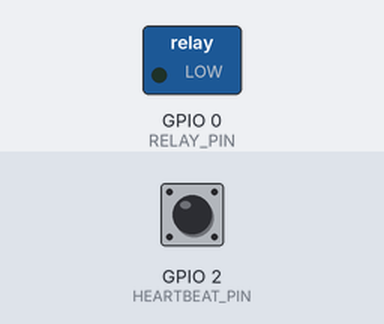
The sketch below on a simulated ESP8266 (NodeMCU). Parts: switched loads named in the sketch (green lamp = pin HIGH). The inputs (shaded band) are chosen by the test bench; at power-on: GPIO 2 (HEARTBEAT_PIN) LOW.

Above: at 1.4 s.
1.5 s: GPIO 2 (HEARTBEAT_PIN) pulsed HIGH 5 times (0.12 s each, 0.3 s apart)
At 3.2 s:
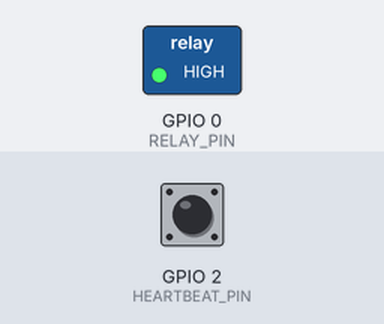
Timing chart, 0 to 10.2 s (numbered marks = the images above; inputs shaded):
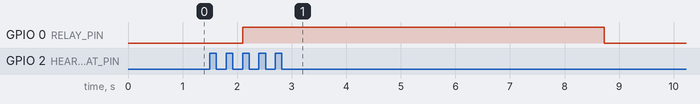

The sketch:

esp01s_watchdog.ino
```cpp
// (licence header left out)
// ============================================================================
// ПИНЫ ESP-01S
// ============================================================================
// На модуле ESP-01S доступно всего 4 пина:
//   GPIO0 — используется как выход управления реле
//   GPIO2 — используется как вход heartbeat от FLOOK32
//   TX/RX — не используются (зарезервированы для прошивки)

#define HEARTBEAT_PIN 2         // Вход heartbeat сигнала от FLOOK32 (GPIO26 ESP32 → GPIO2 ESP-01S)
#define RELAY_PIN 0             // Выход управления реле (LOW = выкл, HIGH = вкл)

// Уровни управления реле
// Реле нормально-разомкнутое (NO): HIGH замыкает цепь 220В, LOW размыкает
#define RELAY_ON HIGH           // Высокий уровень = реле замкнуто = 220В подано
#define RELAY_OFF LOW           // Низкий уровень = реле разомкнуто = 220В отключено

// ============================================================================
// ТАЙМИНГИ (ОПРЕДЕЛЯЮТ ЧУВСТВИТЕЛЬНОСТЬ И БЕЗОПАСНОСТЬ)
// ============================================================================

// Время без сигнала heartbeat, после которого реле отключается (миллисекунды)
// Расчёт: FLOOK32 отправляет импульс каждые ~1000 мс (100 мс HIGH + 900 мс LOW)
// 6 секунд = 6 пропущенных импульсов — гарантированное обнаружение зависания
const unsigned long SIGNAL_LOSS_TIMEOUT_MS = 6000;

// Максимальный интервал между соседними импульсами для продолжения серии (миллисекунды)
// Если прошло больше — считаем что серия прервалась и начинаем подсчёт заново
// 5 секунд = 5 полных периодов heartbeat с запасом на джиттер
const unsigned long PULSE_TIMEOUT_MS = 5000;

// ============================================================================
// ГЛОБАЛЬНЫЕ ПЕРЕМЕННЫЕ
// ============================================================================

// Флаг срабатывания прерывания (volatile — изменяется в ISR)
// Устанавливается в onPulse() при каждом фронте LOW→HIGH на пине heartbeat
volatile bool pulseFlag = false;

// Время последнего зафиксированного импульса (миллисекунды)
// Используется для расчёта интервалов и детектирования потери сигнала
unsigned long lastPulseTime = 0;

// Счётчик последовательных импульсов в текущей серии
// Сбрасывается в 0, если интервал между импульсами превысил PULSE_TIMEOUT_MS
// или если сигнал отсутствовал дольше SIGNAL_LOSS_TIMEOUT_MS
int consecutivePulses = 0;

// Текущее состояние реле (true = замкнуто = 220В подано)
// Используется для предотвращения повторных переключений реле
bool relayState = false;

// ============================================================================
// ОБРАБОТЧИК ПРЕРЫВАНИЯ (ISR — INTERRUPT SERVICE ROUTINE)
// ============================================================================

/**
 * Обработчик аппаратного прерывания по фронту RISING на пине HEARTBEAT_PIN.
 *
 * ВАЖНО: ICACHE_RAM_ATTR размещает функцию в IRAM (оперативной памяти),
 * а не во flash. Это необходимо, потому что во время срабатывания прерывания
 * flash-память может быть занята другой операцией (запись/чтение), и обращение
 * к ней из ISR приведёт к сбою (крэш/перезагрузка ESP8266).
 *
 * ISR выполняет минимальную работу: только устанавливает флаг pulseFlag.
 * Основная логика обработки вынесена в loop() для избежания длительных
 * операций в контексте прерывания.
 *
 * Вызывается: автоматически при каждом фронте LOW→HIGH на HEARTBEAT_PIN
 */
ICACHE_RAM_ATTR void onPulse()
{
    pulseFlag = true;   // Устанавливаем флаг — loop() обработает его в основном цикле
}

// ============================================================================
// УПРАВЛЕНИЕ РЕЛЕ (БЕЗОПАСНОСТЬ ПИТАНИЯ 220В)
// ============================================================================

/**
 * Устанавливает состояние реле и запоминает его.
 *
 * Параметры:
 *   - on: true = замкнуть реле (подать 220В), false = разомкнуть (отключить 220В)
 *
 * Сохраняет состояние в relayState для предотвращения излишних переключений
 * (продлевает ресурс реле, исключает дребезг).
 *
 * Вызывается: loop() при изменении условий (потеря/восстановление heartbeat)
 */
void setRelay(bool on)
{
    digitalWrite(RELAY_PIN, on ? RELAY_ON : RELAY_OFF);
    relayState = on;
}

// ============================================================================
// ИНИЦИАЛИЗАЦИЯ (ВЫПОЛНЯЕТСЯ ОДИН РАЗ ПРИ СТАРТЕ)
// ============================================================================

void setup()
{
    // ----- 1. НАСТРОЙКА ПИНА РЕЛЕ -----
    // Реле при старте ВСЕГДА выключено — безопасное состояние.
    // Даже если ESP-01S перезагрузился из-за собственного watchdog,
    // нагреватель не включится самопроизвольно.
    pinMode(RELAY_PIN, OUTPUT);
    digitalWrite(RELAY_PIN, RELAY_OFF);
    delay(200);                      // Задержка для стабилизации уровня на пине

    // ----- 2. НАСТРОЙКА ПИНА HEARTBEAT -----
    // Пин работает как вход без подтяжки — уровень определяется
    // исключительно сигналом от FLOOK32.
    pinMode(HEARTBEAT_PIN, INPUT);

    // ----- 3. ИНИЦИАЛИЗАЦИЯ ТАЙМЕРА -----
    // Устанавливаем время последнего импульса в текущее,
    // чтобы сразу после старта не сработал таймаут потери сигнала
    // (даём FLOOK32 время на отправку первого импульса).
    lastPulseTime = millis();

    // ----- 4. ПОДКЛЮЧЕНИЕ ПРЕРЫВАНИЯ -----
    // Прерывание по фронту RISING (LOW → HIGH) на пине HEARTBEAT_PIN.
    // Каждый импульс heartbeat от FLOOK32 (GPIO26) вызывает onPulse().
    // Используем digitalPinToInterrupt для совместимости с Arduino API.
    attachInterrupt(digitalPinToInterrupt(HEARTBEAT_PIN), onPulse, RISING);
}

// ============================================================================
// ОСНОВНОЙ ЦИКЛ (ВЫПОЛНЯЕТСЯ БЕСКОНЕЧНО)
// ============================================================================

void loop()
{
    // ----- 1. СБРОС ПРОГРАММНОГО WATCHDOG ESP8266 -----
    // ESP8266 имеет встроенный программный watchdog с таймаутом ~3.2 секунды.
    // Если не сбрасывать его — ESP-01S перезагрузится.
    // Это защита от зависания самого ESP-01S.
    ESP.wdtFeed();

    // Текущее время в миллисекундах с момента старта
    unsigned long now = millis();

    // ----- 2. ОБРАБОТКА ФЛАГА ПРЕРЫВАНИЯ -----
    // Если с момента прошлой проверки произошёл импульс heartbeat
    if (pulseFlag) {
        pulseFlag = false;   // Сбрасываем флаг для детектирования следующего импульса

        // Проверяем интервал с предыдущим импульсом:
        // - если меньше PULSE_TIMEOUT_MS (5 сек) — продолжаем серию
        // - если больше — начинаем новую серию (первый импульс)
        if (now - lastPulseTime < PULSE_TIMEOUT_MS) {
            consecutivePulses++;     // Импульс в пределах таймаута — увеличиваем счётчик
        } else {
            consecutivePulses = 1;   // Слишком большой интервал — начинаем новую серию
        }

        // Обновляем время последнего импульса для следующей проверки
        lastPulseTime = now;
    }

    // ----- 3. ПРОВЕРКА ПОТЕРИ СИГНАЛА -----
    // Если с последнего импульса прошло больше SIGNAL_LOSS_TIMEOUT_MS (6 сек),
    // считаем что FLOOK32 завис или выключен — сбрасываем счётчик импульсов.
    if (now - lastPulseTime > SIGNAL_LOSS_TIMEOUT_MS) {
        consecutivePulses = 0;
    }

    // ----- 4. ПРИНЯТИЕ РЕШЕНИЯ О РЕЛЕ -----
    // Реле включается только если накоплено 3 и более последовательных импульса.
    // Это защита от:
    //   - Случайных помех и наводок на линию
    //   - Кратковременных всплесков при включении/выключении FLOOK32
    //   - Дребезга контактов
    bool shouldRelayOn = (consecutivePulses >= 3);

    // ----- 5. ПЕРЕКЛЮЧЕНИЕ РЕЛЕ ПРИ ИЗМЕНЕНИИ СОСТОЯНИЯ -----
    // setRelay() проверяет, изменилось ли состояние, и переключает реле
    // только если нужно. Это предотвращает лишние циклы переключения
    // и продлевает ресурс электромеханического реле.
    if (shouldRelayOn != relayState) {
        setRelay(shouldRelayOn);
    }

    // ----- 6. ЗАДЕРЖКА ДЛЯ СТАБИЛЬНОСТИ -----
    // Минимальная задержка 20 мс:
    //   - Достаточно для обнаружения импульсов heartbeat (период ~1000 мс)
    //   - Не нагружает процессор (50 итераций в секунду)
    //   - Позволяет ESP8266 обрабатывать WiFi при необходимости
    delay(20);
}
```

Measured:
- after the input at 1.5 s, GPIO 0 (RELAY_PIN): LOW → HIGH after 0.61 s, → LOW 6.6 s later
